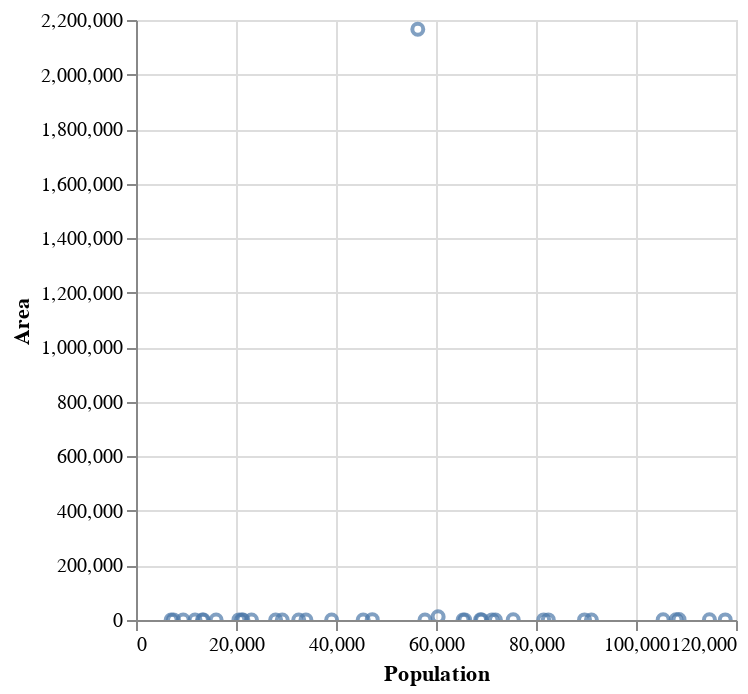

The notebook cell saved with this chart:
### Code cell
Chart(wd[wd.Population < 150000]).mark_point().encode(
    x='Population', y='Area', tooltip='Country').interactive()

### Figure 1 — Vega-Lite specification as saved in the notebook (floating-point values rounded to 4 significant figures)
{"config": {"view": {"continuousWidth": 300, "continuousHeight": 300}}, "data": {"name": "data-c12753ddaec5b9f52e69c08b1db307f4"}, "mark": {"type": "point"}, "encoding": {"tooltip": {"field": "Country", "type": "nominal"}, "x": {"field": "Population", "type": "quantitative"}, "y": {"field": "Area", "type": "quantitative"}}, "params": [{"name": "param_1", "select": {"type": "interval", "encodings": ["x", "y"]}, "bind": "scales"}], "$schema": "https://vega.github.io/schema/vega-lite/v5.20.1.json", "datasets": {"data-c12753ddaec5b9f52e69c08b1db307f4": [{"Country": "American Samoa", "Code": "ASM", "Region": "OCEANIA", "Population": 57794, "Area": 199, "Pop. Density": 290.4, "Coastline": 58.29, "Net migration": -20.71, "Infant mortality": 9.27, "GDP": 8000.0, "Literacy": 97.0, "Phones": 259.5, "Arable": 10.0, "Crops": 15.0, "Other": 75.0, "Climate": 2.0, "Birthrate": 22.46, "Deathrate": 3.27, "Agriculture": null, "Industry": null, "Service": null}, {"Country": "Andorra", "Code": "AND", "Region": "WESTERN EUROPE", "Population": 71201, "Area": 468, "Pop. Density": 152.1, "Coastline": 0.0, "Net migration": 6.6, "Infant mortality": 4.05, "GDP": 19000.0, "Literacy": 100.0, "Phones": 497.2, "Arable": 2.22, "Crops": 0.0, "Other": 97.78, "Climate": 3.0, "Birthrate": 8.71, "Deathrate": 6.25, "Agriculture": null, "Industry": null, "Service": null}, {"Country": "Anguilla", "Code": "AIA", "Region": "LATIN AMER. & CARIB", "Population": 13477, "Area": 102, "Pop. Density": 132.1, "Coastline": 59.8, "Net migration": 10.76, "Infant mortality": 21.03, "GDP": 8600.0, "Literacy": 95.0, "Phones": 460.0, "Arable": 0.0, "Crops": 0.0, "Other": 100.0, "Climate": 2.0, "Birthrate": 14.17, "Deathrate": 5.34, "Agriculture": 0.04, "Industry": 0.18, "Service": 0.78}, {"Country": "Antigua & Barbuda", "Code": "ATG", "Region": "LATIN AMER. & CARIB", "Population": 69108, "Area": 443, "Pop. Density": 156.0, "Coastline": 34.54, "Net migration": -6.15, "Infant mortality": 19.46, "GDP": 11000.0, "Literacy": 89.0, "Phones": 549.9, "Arable": 18.18, "Crops": 4.55, "Other": 77.27, "Climate": 2.0, "Birthrate": 16.93, "Deathrate": 5.37, "Agriculture": 0.038, "Industry": 0.22, "Service": 0.743}, {"Country": "Aruba", "Code": "ABW", "Region": "LATIN AMER. & CARIB", "Population": 71891, "Area": 193, "Pop. Density": 372.5, "Coastline": 35.49, "Net migration": 0.0, "Infant mortality": 5.89, "GDP": 28000.0, "Literacy": 97.0, "Phones": 516.1, "Arable": 10.53, "Crops": 0.0, "Other": 89.47, "Climate": 2.0, "Birthrate": 11.03, "Deathrate": 6.68, "Agriculture": 0.004, "Industry": 0.333, "Service": 0.663}, {"Country": "Bermuda", "Code": "BMU", "Region": "NORTHERN AMERICA", "Population": 65773, "Area": 53, "Pop. Density": 1241.0, "Coastline": 194.3, "Net migration": 2.49, "Infant mortality": 8.53, "GDP": 36000.0, "Literacy": 98.0, "Phones": 851.4, "Arable": 20.0, "Crops": 0.0, "Other": 80.0, "Climate": 2.0, "Birthrate": 11.4, "Deathrate": 7.74, "Agriculture": 0.01, "Industry": 0.1, "Service": 0.89}, {"Country": "British Virgin Is.", "Code": "VGB", "Region": "LATIN AMER. & CARIB", "Population": 23098, "Area": 153, "Pop. Density": 151.0, "Coastline": 52.29, "Net migration": 10.01, "Infant mortality": 18.05, "GDP": 16000.0, "Literacy": 97.8, "Phones": 506.5, "Arable": 20.0, "Crops": 6.67, "Other": 73.33, "Climate": 2.0, "Birthrate": 14.89, "Deathrate": 4.42, "Agriculture": 0.018, "Industry": 0.062, "Service": 0.92}, {"Country": "Cayman Islands", "Code": "CYM", "Region": "LATIN AMER. & CARIB", "Population": 45436, "Area": 262, "Pop. Density": 173.4, "Coastline": 61.07, "Net migration": 18.75, "Infant mortality": 8.19, "GDP": 35000.0, "Literacy": 98.0, "Phones": 836.3, "Arable": 3.85, "Crops": 0.0, "Other": 96.15, "Climate": 2.0, "Birthrate": 12.74, "Deathrate": 4.89, "Agriculture": 0.014, "Industry": 0.032, "Service": 0.954}, {"Country": "Cook Islands", "Code": "COK", "Region": "OCEANIA", "Population": 21388, "Area": 240, "Pop. Density": 89.1, "Coastline": 50.0, "Net migration": null, "Infant mortality": null, "GDP": 5000.0, "Literacy": 95.0, "Phones": 289.9, "Arable": 17.39, "Crops": 13.04, "Other": 69.57, "Climate": 2.0, "Birthrate": 21.0, "Deathrate": null, "Agriculture": 0.151, "Industry": 0.096, "Service": 0.753}, {"Country": "Dominica", "Code": "DMA", "Region": "LATIN AMER. & CARIB", "Population": 68910, "Area": 754, "Pop. Density": 91.4, "Coastline": 19.63, "Net migration": -13.87, "Infant mortality": 14.15, "GDP": 5400.0, "Literacy": 94.0, "Phones": 304.8, "Arable": 6.67, "Crops": 20.0, "Other": 73.33, "Climate": 2.0, "Birthrate": 15.27, "Deathrate": 6.73, "Agriculture": 0.177, "Industry": 0.328, "Service": 0.495}, {"Country": "Faroe Islands", "Code": "FRO", "Region": "WESTERN EUROPE", "Population": 47246, "Area": 1399, "Pop. Density": 33.8, "Coastline": 79.84, "Net migration": 1.41, "Infant mortality": 6.24, "GDP": 22000.0, "Literacy": null, "Phones": 503.8, "Arable": 2.14, "Crops": 0.0, "Other": 97.86, "Climate": null, "Birthrate": 14.05, "Deathrate": 8.7, "Agriculture": 0.27, "Industry": 0.11, "Service": 0.62}, {"Country": "Gibraltar", "Code": "GIB", "Region": "WESTERN EUROPE", "Population": 27928, "Area": 7, "Pop. Density": 3990.0, "Coastline": 171.4, "Net migration": 0.0, "Infant mortality": 5.13, "GDP": 17500.0, "Literacy": null, "Phones": 877.7, "Arable": 0.0, "Crops": 0.0, "Other": 100.0, "Climate": null, "Birthrate": 10.74, "Deathrate": 9.31, "Agriculture": null, "Industry": null, "Service": null}, {"Country": "Greenland", "Code": "GRL", "Region": "NORTHERN AMERICA", "Population": 56361, "Area": 2166086, "Pop. Density": 0.0, "Coastline": 2.04, "Net migration": -8.37, "Infant mortality": 15.82, "GDP": 20000.0, "Literacy": null, "Phones": 448.9, "Arable": 0.0, "Crops": 0.0, "Other": 100.0, "Climate": 1.0, "Birthrate": 15.93, "Deathrate": 7.84, "Agriculture": null, "Industry": null, "Service": null}, {"Country": "Grenada", "Code": "GRD", "Region": "LATIN AMER. & CARIB", "Population": 89703, "Area": 344, "Pop. Density": 260.8, "Coastline": 35.17, "Net migration": -13.92, "Infant mortality": 14.62, "GDP": 5000.0, "Literacy": 98.0, "Phones": 364.5, "Arable": 5.88, "Crops": 29.41, "Other": 64.71, "Climate": 2.0, "Birthrate": 22.08, "Deathrate": 6.88, "Agriculture": 0.054, "Industry": 0.18, "Service": 0.766}, {"Country": "Guernsey", "Code": "GGY", "Region": "WESTERN EUROPE", "Population": 65409, "Area": 78, "Pop. Density": 838.6, "Coastline": 64.1, "Net migration": 3.84, "Infant mortality": 4.71, "GDP": 20000.0, "Literacy": null, "Phones": 842.4, "Arable": null, "Crops": null, "Other": null, "Climate": 3.0, "Birthrate": 8.81, "Deathrate": 10.01, "Agriculture": 0.03, "Industry": 0.1, "Service": 0.87}, {"Country": "Isle of Man", "Code": "IMN", "Region": "WESTERN EUROPE", "Population": 75441, "Area": 572, "Pop. Density": 131.9, "Coastline": 27.97, "Net migration": 5.36, "Infant mortality": 5.93, "GDP": 21000.0, "Literacy": null, "Phones": 676.0, "Arable": 9.0, "Crops": 0.0, "Other": 91.0, "Climate": 3.0, "Birthrate": 11.05, "Deathrate": 11.19, "Agriculture": 0.01, "Industry": 0.13, "Service": 0.86}, {"Country": "Jersey", "Code": "JEY", "Region": "WESTERN EUROPE", "Population": 91084, "Area": 116, "Pop. Density": 785.2, "Coastline": 60.34, "Net migration": 2.76, "Infant mortality": 5.24, "GDP": 24800.0, "Literacy": null, "Phones": 811.3, "Arable": 0.0, "Crops": 0.0, "Other": 100.0, "Climate": 3.0, "Birthrate": 9.3, "Deathrate": 9.28, "Agriculture": 0.05, "Industry": 0.02, "Service": 0.93}, {"Country": "Kiribati", "Code": "KIR", "Region": "OCEANIA", "Population": 105432, "Area": 811, "Pop. Density": 130.0, "Coastline": 140.9, "Net migration": 0.0, "Infant mortality": 48.52, "GDP": 800.0, "Literacy": null, "Phones": 42.7, "Arable": 2.74, "Crops": 50.68, "Other": 46.58, "Climate": 2.0, "Birthrate": 30.65, "Deathrate": 8.26, "Agriculture": 0.089, "Industry": 0.242, "Service": 0.668}, {"Country": "Liechtenstein", "Code": "LIE", "Region": "WESTERN EUROPE", "Population": 33987, "Area": 160, "Pop. Density": 212.4, "Coastline": 0.0, "Net migration": 4.85, "Infant mortality": 4.7, "GDP": 25000.0, "Literacy": 100.0, "Phones": 585.5, "Arable": 25.0, "Crops": 0.0, "Other": 75.0, "Climate": 4.0, "Birthrate": 10.21, "Deathrate": 7.18, "Agriculture": 0.06, "Industry": 0.39, "Service": 0.55}, {"Country": "Marshall Islands", "Code": "MHL", "Region": "OCEANIA", "Population": 60422, "Area": 11854, "Pop. Density": 5.1, "Coastline": 3.12, "Net migration": -6.04, "Infant mortality": 29.45, "GDP": 1600.0, "Literacy": 93.7, "Phones": 91.2, "Arable": 16.67, "Crops": 38.89, "Other": 44.44, "Climate": 2.0, "Birthrate": 33.05, "Deathrate": 4.78, "Agriculture": 0.317, "Industry": 0.149, "Service": 0.534}, {"Country": "Micronesia (Federated States of)", "Code": "FSM", "Region": "OCEANIA", "Population": 108004, "Area": 702, "Pop. Density": 153.9, "Coastline": 870.7, "Net migration": -20.99, "Infant mortality": 30.21, "GDP": 2000.0, "Literacy": 89.0, "Phones": 114.8, "Arable": 5.71, "Crops": 45.71, "Other": 48.58, "Climate": 2.0, "Birthrate": 24.68, "Deathrate": 4.75, "Agriculture": 0.289, "Industry": 0.152, "Service": 0.559}, {"Country": "Monaco", "Code": "MCO", "Region": "WESTERN EUROPE", "Population": 32543, "Area": 2, "Pop. Density": 16270.0, "Coastline": 205.0, "Net migration": 7.75, "Infant mortality": 5.43, "GDP": 27000.0, "Literacy": 99.0, "Phones": 1036.0, "Arable": 0.0, "Crops": 0.0, "Other": 100.0, "Climate": null, "Birthrate": 9.19, "Deathrate": 12.91, "Agriculture": 0.17, "Industry": null, "Service": null}, {"Country": "Montserrat", "Code": "MSR", "Region": "LATIN AMER. & CARIB", "Population": 9439, "Area": 102, "Pop. Density": 92.5, "Coastline": 39.22, "Net migration": 0.0, "Infant mortality": 7.35, "GDP": 3400.0, "Literacy": 97.0, "Phones": null, "Arable": 20.0, "Crops": 0.0, "Other": 80.0, "Climate": 2.0, "Birthrate": 17.59, "Deathrate": 7.1, "Agriculture": null, "Industry": null, "Service": null}, {"Country": "Nauru", "Code": "NRU", "Region": "OCEANIA", "Population": 13287, "Area": 21, "Pop. Density": 632.7, "Coastline": 142.9, "Net migration": 0.0, "Infant mortality": 9.95, "GDP": 5000.0, "Literacy": null, "Phones": 143.0, "Arable": 0.0, "Crops": 0.0, "Other": 100.0, "Climate": 2.0, "Birthrate": 24.76, "Deathrate": 6.7, "Agriculture": null, "Industry": null, "Service": null}, {"Country": "Northern Mariana Islands", "Code": "MNP", "Region": "OCEANIA", "Population": 82459, "Area": 477, "Pop. Density": 172.9, "Coastline": 310.7, "Net migration": 9.61, "Infant mortality": 7.11, "GDP": 12500.0, "Literacy": 97.0, "Phones": 254.7, "Arable": 13.04, "Crops": 4.35, "Other": 82.61, "Climate": 2.0, "Birthrate": 19.43, "Deathrate": 2.29, "Agriculture": null, "Industry": null, "Service": null}, {"Country": "Palau", "Code": "PLW", "Region": "OCEANIA", "Population": 20579, "Area": 458, "Pop. Density": 44.9, "Coastline": 331.7, "Net migration": 2.85, "Infant mortality": 14.84, "GDP": 9000.0, "Literacy": 92.0, "Phones": 325.6, "Arable": 8.7, "Crops": 4.35, "Other": 86.95, "Climate": 2.0, "Birthrate": 18.03, "Deathrate": 6.8, "Agriculture": 0.062, "Industry": 0.12, "Service": 0.818}, {"Country": "Saint Helena", "Code": "SHN", "Region": "SUB-SAHARAN AFRICA", "Population": 7502, "Area": 413, "Pop. Density": 18.2, "Coastline": 14.53, "Net migration": 0.0, "Infant mortality": 19.0, "GDP": 2500.0, "Literacy": 97.0, "Phones": 293.3, "Arable": 12.9, "Crops": 0.0, "Other": 87.1, "Climate": null, "Birthrate": 12.13, "Deathrate": 6.53, "Agriculture": null, "Industry": null, "Service": null}, {"Country": "Saint Kitts & Nevis", "Code": "KNA", "Region": "LATIN AMER. & CARIB", "Population": 39129, "Area": 261, "Pop. Density": 149.9, "Coastline": 51.72, "Net migration": -7.11, "Infant mortality": 14.49, "GDP": 8800.0, "Literacy": 97.0, "Phones": 638.9, "Arable": 19.44, "Crops": 2.78, "Other": 77.78, "Climate": 2.0, "Birthrate": 18.02, "Deathrate": 8.33, "Agriculture": 0.035, "Industry": 0.258, "Service": 0.707}, {"Country": "Saint Pierre & Miquelon", "Code": "SPM", "Region": "NORTHERN AMERICA", "Population": 7026, "Area": 242, "Pop. Density": 29.0, "Coastline": 49.59, "Net migration": -4.86, "Infant mortality": 7.54, "GDP": 6900.0, "Literacy": 99.0, "Phones": 683.2, "Arable": 13.04, "Crops": 0.0, "Other": 86.96, "Climate": null, "Birthrate": 13.52, "Deathrate": 6.83, "Agriculture": null, "Industry": null, "Service": null}, {"Country": "Saint Vincent and the Grenadines", "Code": "VCT", "Region": "LATIN AMER. & CARIB", "Population": 117848, "Area": 389, "Pop. Density": 303.0, "Coastline": 21.59, "Net migration": -7.64, "Infant mortality": 14.78, "GDP": 2900.0, "Literacy": 96.0, "Phones": 190.9, "Arable": 17.95, "Crops": 17.95, "Other": 64.1, "Climate": 2.0, "Birthrate": 16.18, "Deathrate": 5.98, "Agriculture": 0.1, "Industry": 0.26, "Service": 0.64}, {"Country": "San Marino", "Code": "SMR", "Region": "WESTERN EUROPE", "Population": 29251, "Area": 61, "Pop. Density": 479.5, "Coastline": 0.0, "Net migration": 10.98, "Infant mortality": 5.73, "GDP": 34600.0, "Literacy": 96.0, "Phones": 704.3, "Arable": 16.67, "Crops": 0.0, "Other": 83.33, "Climate": null, "Birthrate": 10.02, "Deathrate": 8.17, "Agriculture": null, "Industry": null, "Service": null}, {"Country": "Seychelles", "Code": "SYC", "Region": "SUB-SAHARAN AFRICA", "Population": 81541, "Area": 455, "Pop. Density": 179.2, "Coastline": 107.9, "Net migration": -5.69, "Infant mortality": 15.53, "GDP": 7800.0, "Literacy": 58.0, "Phones": 262.4, "Arable": 2.22, "Crops": 13.33, "Other": 84.45, "Climate": 2.0, "Birthrate": 16.03, "Deathrate": 6.29, "Agriculture": 0.032, "Industry": 0.304, "Service": 0.665}, {"Country": "Tonga", "Code": "TON", "Region": "OCEANIA", "Population": 114689, "Area": 748, "Pop. Density": 153.3, "Coastline": 56.02, "Net migration": 0.0, "Infant mortality": 12.62, "GDP": 2200.0, "Literacy": 98.5, "Phones": 97.7, "Arable": 23.61, "Crops": 43.06, "Other": 33.33, "Climate": 2.0, "Birthrate": 25.37, "Deathrate": 5.28, "Agriculture": 0.23, "Industry": 0.27, "Service": 0.5}, {"Country": "Turks & Caicos Islands", "Code": "TCA", "Region": "LATIN AMER. & CARIB", "Population": 21152, "Area": 430, "Pop. Density": 49.2, "Coastline": 90.47, "Net migration": 11.68, "Infant mortality": 15.67, "GDP": 9600.0, "Literacy": 98.0, "Phones": 269.5, "Arable": 2.33, "Crops": 0.0, "Other": 97.67, "Climate": 2.0, "Birthrate": 21.84, "Deathrate": 4.21, "Agriculture": null, "Industry": null, "Service": null}, {"Country": "Tuvalu", "Code": "TUV", "Region": "OCEANIA", "Population": 11810, "Area": 26, "Pop. Density": 454.2, "Coastline": 92.31, "Net migration": 0.0, "Infant mortality": 20.03, "GDP": 1100.0, "Literacy": null, "Phones": 59.3, "Arable": 0.0, "Crops": 0.0, "Other": 100.0, "Climate": 2.0, "Birthrate": 22.18, "Deathrate": 7.11, "Agriculture": 0.166, "Industry": 0.272, "Service": 0.562}, {"Country": "Virgin Islands", "Code": "VIR", "Region": "LATIN AMER. & CARIB", "Population": 108605, "Area": 1910, "Pop. Density": 56.9, "Coastline": 9.84, "Net migration": -8.94, "Infant mortality": 8.03, "GDP": 17200.0, "Literacy": null, "Phones": 652.8, "Arable": 11.76, "Crops": 2.94, "Other": 85.3, "Climate": 2.0, "Birthrate": 13.96, "Deathrate": 6.43, "Agriculture": 0.01, "Industry": 0.19, "Service": 0.8}, {"Country": "Wallis and Futuna", "Code": "WLF", "Region": "OCEANIA", "Population": 16025, "Area": 274, "Pop. Density": 58.5, "Coastline": 47.08, "Net migration": null, "Infant mortality": null, "GDP": 3700.0, "Literacy": 50.0, "Phones": 118.6, "Arable": 5.0, "Crops": 25.0, "Other": 70.0, "Climate": 2.0, "Birthrate": null, "Deathrate": null, "Agriculture": null, "Industry": null, "Service": null}]}}
